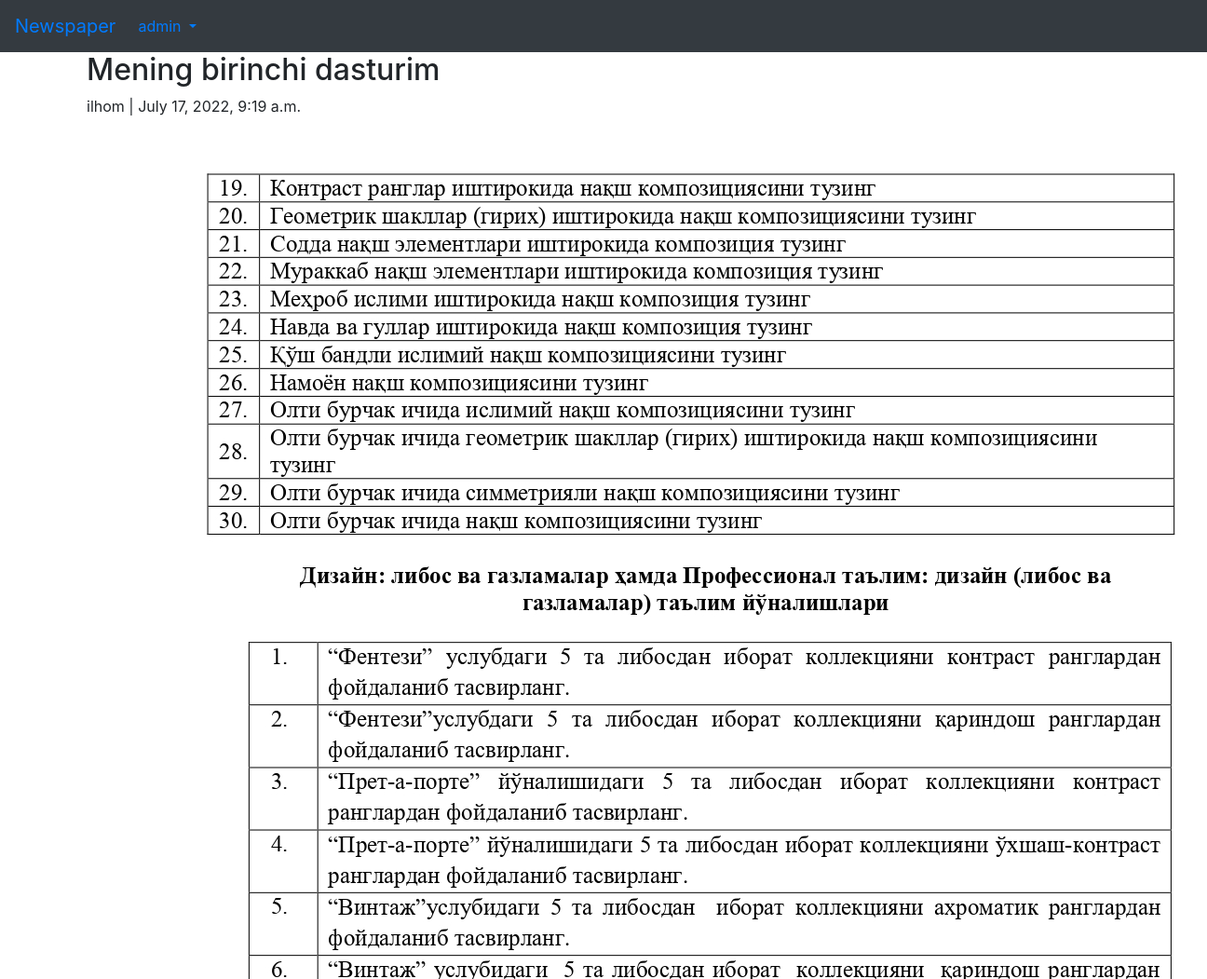
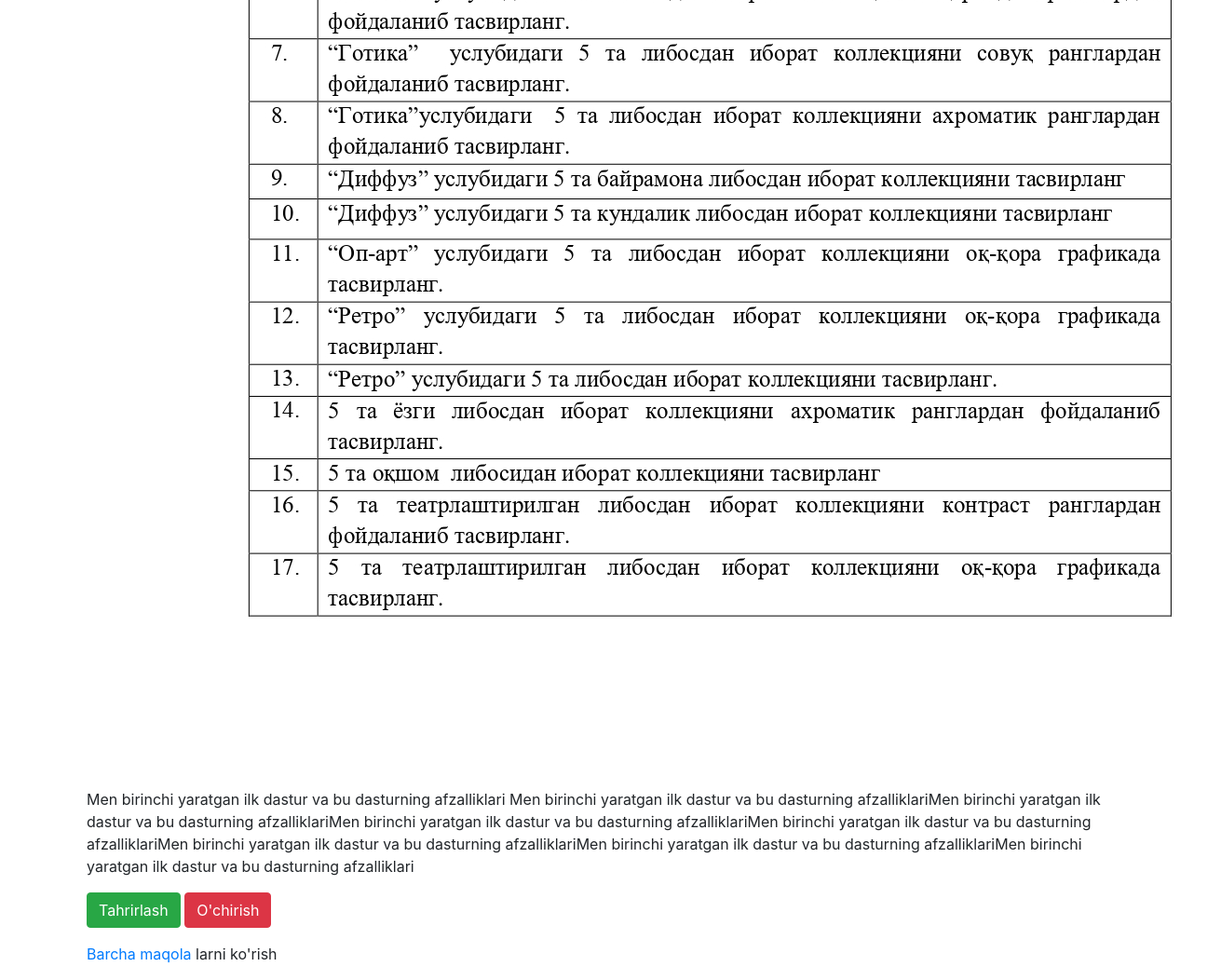
The page /articles/6/detail (signed in) on the database its author committed (2 pictures, top to bottom).
### users/models.py (models this page shows)
class CustomUser(AbstractUser):#customuser degan user shabloni yaratebmiz
    age=models.PositiveIntegerField(null=True, blank=True)
    address=models.CharField(max_length=200)
    job=models.CharField(max_length=50)

### articles/models.py (models this page shows, shortened)
class Article(models.Model):
    title=models.CharField(max_length=255)
    body=models.TextField()
    image=models.ImageField(upload_to='images/', blank=True)
    date=models.DateTimeField(auto_now_add=True)
    author=models.ForeignKey(
        get_user_model(),
        on_delete=models.CASCADE
    )

### articles/views.py (the view)
# urls.py: path('<int:pk>/detail', ArticleDetailView.as_view(), name='article_detail'),
class ArticleDetailView(LoginRequiredMixin, DetailView):
    model=Article
    template_name='article_detail.html'
    login_url='login'

### templates/article_detail.html
{% extends 'base.html' %}
{% block content %}
<div class="article-entry">
    <h2>{{object.title}}</h2>
    <p>{{object.author}} | {{object.date}}</p>
    {% if article.image %}
    <img src="{{object.image.url}}" alt="Bu yerda rasm bor">
    {% endif %}
    <p>{{object.body}}</p>
</div>
<p>
    <a href="{% url 'article_edit' article.pk %}" class="btn btn-success">Tahrirlash</a>
    <a href="{% url 'article_delete' article.pk %} " class="btn btn-danger">O'chirish</a>
    <p><a href="{% url 'article_list' %}">Barcha maqola</a> larni ko'rish</p>
</p>
{% endblock %}

### templates/base.html (shortened to what this page needs)
<!DOCTYPE html>
<html lang="en">
<head>
    <link rel="stylesheet" href="https://cdn.jsdelivr.net/npm/bootstrap@4.0.0/dist/css/bootstrap.min.css"
>
</head>
<body>
    <nav class="navbar navbar-expand-lg navbar-white bg-dark">
        <a class="navbar-brand" href="{% url 'home' %}">Newspaper</a>
        <div class="collapse navbar-collapse" id="navbar-collapse">
            {% if user.is_authenticated %}
            <ul class="navbar-nav mr-auto">
                <li class="nav-item dropdown">
                    <a class="nav-link dropdown-toggle" href="#" id="userMenu" role="button" data-toggle="dropdown"
                        aria-haspopup="true" aria-expanded="false">
                        {{user.username}}
                    </a>
                </li>
            </ul>
            {% else %}
            <form class="form-inline ml-auto">
                <a href="{% url 'login' %}" class="btn btn-outline-secondary">Log In</a>
                <a href="{% url 'signup' %}" class="btn btn-primary ml-2">Ro'yxatdan o'tkazish</a>
            </form>
            {% endif %}
        </div>
    </nav>
    <div class="container">
        {% block content %}
        {% endblock %}
    </div>
</body>
</html>

### rows shown on the page
CustomUser: username "admin"
Article: title "Mening birinchi dasturim", author "ilhom", date "July 17, 2022, 9:19 a.m.", image (picture), body "Men birinchi yaratgan ilk dastur va bu dasturning afzalliklari Men birinchi yaratgan ilk dastur va bu dasturning afzalliklariMen birinchi yaratgan ilk dastur va bu dasturning afzalliklariMen birinchi yaratgan ilk dastur va bu dasturning afzalliklariMen birinchi yaratgan ilk dastur va bu dasturning afzalliklariMen birinchi yaratgan ilk dastur va bu dasturning afzalliklariMen birinchi yaratgan ilk dastur va bu dasturning afzalliklariMen birinchi yaratgan ilk dastur va bu dasturning afzalliklari"
